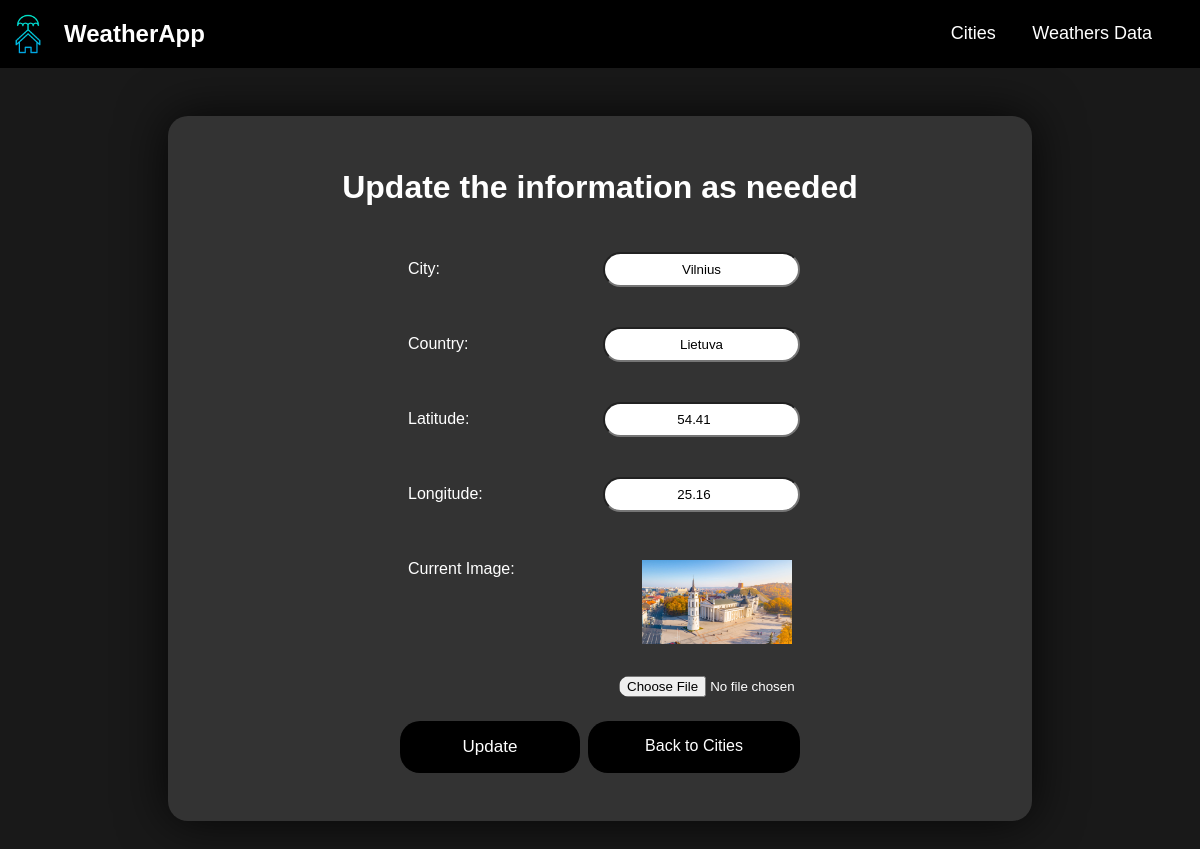
Screenshot of /cities/Vilnius/update/ with the database file from the repository.
### weathers/models.py (models this page shows, shortened)
class BaseModel(models.Model):
    objects = models.Manager()
    class Meta:
        abstract = True

class City(BaseModel):
    name = models.CharField(max_length=50, blank=True, unique=True)
    country = models.CharField(max_length=100, default='Lietuva', choices=COUNTRY_CHOICES)
    coordination_x = models.FloatField(default=0)
    coordination_y = models.FloatField(default=0)
    image = models.ImageField(upload_to='city_images/', blank=True, null=True)

### weathers/views.py (the view, shortened to what this page needs)
# urls.py: path('<str:city_name>/update/', views.update_city, name='update_city'),
def update_city(request, city_name):
    city = get_object_or_404(City, name=city_name)
    context = {'city': city}
    return render(request, 'weathers/update_city.html', context)

### weathers/templates/weathers/update_city.html (shortened to what this page needs)
{% extends 'main.html' %}
{% block content %}
    <form class='updateCityForm' method='post' enctype='multipart/form-data'>
        <h1>Update the information as needed</h1>
        <div class='formCard'>
            <label for='city'>City:</label>
            <input type='text' name='city' id='city' value='{{ city.name }}' required>
        </div>
        <div class='formCard'>
            <label for='country'>Country:</label>
            <input type='text' name='country' id='country' value='{{ city.country }}' required>
        </div>
        <div class='formCard'>
            <label for='coordination_x'>Latitude:</label>
            <input type='number' step='0.01' name='coordination_x' id='coordination_x' value='{{ city.coordination_x }}' required>
        </div>
        <div class='formCard'>
            <label for='coordination_y'>Longitude:</label>
            <input type='number' step='0.01' name='coordination_y' id='coordination_y' value='{{ city.coordination_y }}' required>
        </div>
        <div class='formCard'>
            <label for='image'>Current Image:</label>
            {% if city.image %}
                <img src='{{ city.image.url }}' alt='Current image' width='150'>
            {% else %}
                <p>No image uploaded</p>
            {% endif %}
        </div>
        <div class='imageCard'>
            <input type='file' id='image' name='image'>
        </div>
        <div class='formCard'>
            <input id='saveUpdateCityButton' type='submit' value='Update'>
            <a id='backToCitiesButton' href="{% url 'cities' %}">Back to Cities</a>
        </div>
    </form>
{% endblock %}

### static/styles/styles.css (style rules this page uses)
body { margin: 0 auto; font-family: Arial, Helvetica, sans-serif; background-color: rgba(0, 0, 0, 0.9); }
a { text-decoration: none; }
.addCityForm, .updateCityForm { display: flex; flex-direction: column; gap: 0.5rem; align-items: center; padding: 2rem; width: 50rem; background-color: rgb(51, 51, 51); color: white; margin: 3rem auto; text-align: center; border-radius: 20px; box-shadow: 0 0 50px rgba(0, 0, 0, 0.8); }
.formCard, .imageCard { width: 400px; padding: 1rem; display: flex; justify-content: space-between; }
.imageCard { justify-content: right; padding: 0; margin-left: 9rem; }
.formCard * { padding: 0.5rem; }
#saveCityButton, #saveUpdateCityButton, #backToCitiesButton { padding: 1rem; background-color: black; border-radius: 20px; color: white; border: none; transition: all 0.3s ease; font-size: normal; }
#saveUpdateCityButton, #backToCitiesButton { width: 45%; }
#saveUpdateCityButton { font-size: 17px; }
input { border-radius: 20px; text-align: center; }

### rows the page displays
City: city "Vilnius", country "Lietuva", coordination_x "54.41", coordination_y "25.16", image (picture)
